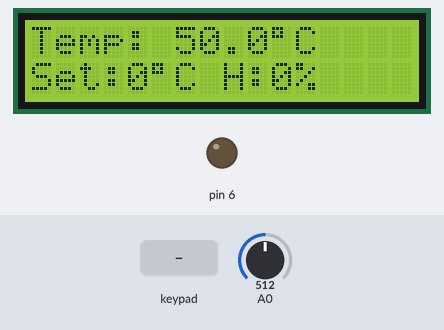
The sketch below on a simulated Arduino Uno, built with avr-gcc and run on an emulated ATmega328P. Shown: 16×2 character LCD, output pins drawn as LEDs (lit = HIGH). Wiring (inferred from the names in the program): 4×3 keypad with keys 1 2 3 4 5 6 7 8 9 R 0 S: rows pin 13, pin 10, pin 9, pin 8; columns A3, A2, A1. The inputs (shaded band) are chosen by the test bench; at power-on: A0 = 512. Pins used as bus, display or sensor lines are not drawn.

Above: at 2.2 s.
2.3 s: A0 set to 22
At 2.84 s:
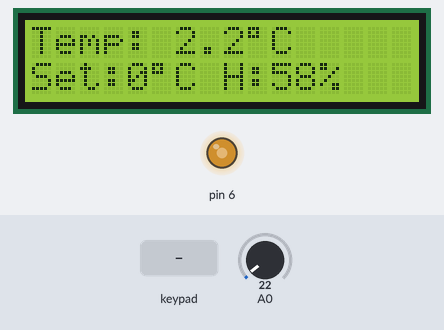
4.5 s: A0 set to 19
At 5.6 s:
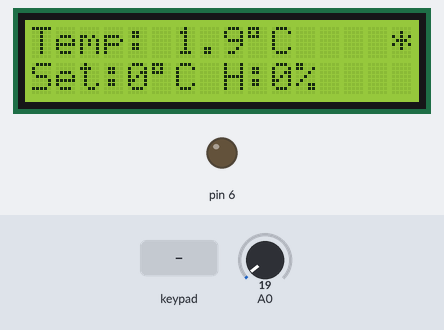
6.1 s: key 'S' pressed
At 7.1 s:
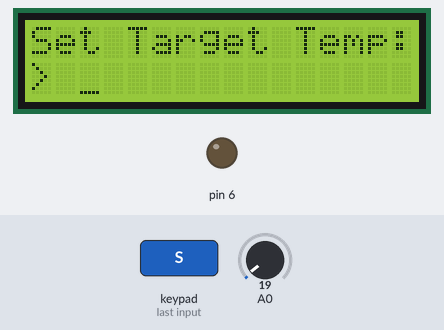
7.8 s: keypad keys 1 2 3 4 pressed 0.4 s apart
At 9.9 s:
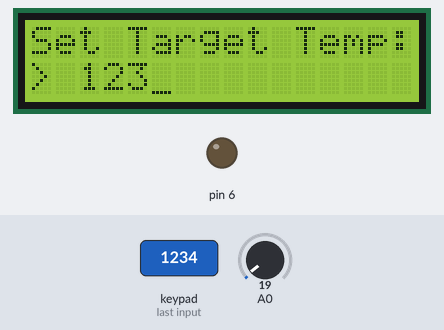
10.9 s: key 'R' pressed
At 11.9 s:
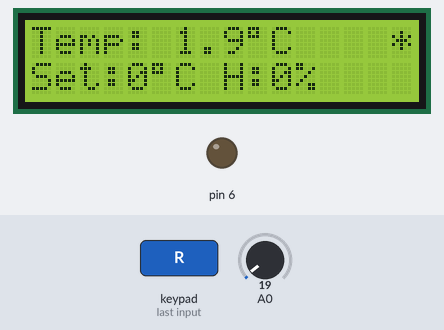
12.6 s: A0 set to 0
At 12.97 s:
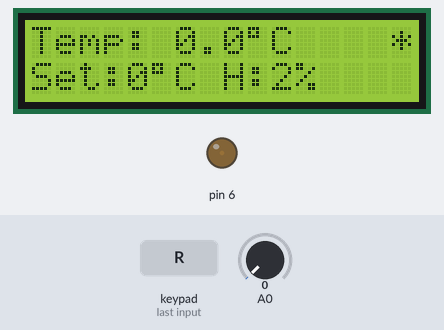
Timing chart, 0 to 15.6 s (numbered marks = the images above; inputs shaded):
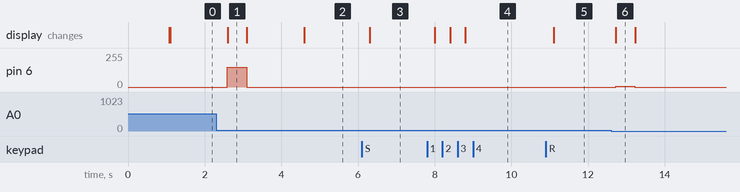

The sketch:

heater.ino
```cpp
#include <Arduino.h>
#include <LiquidCrystal.h>

#define TEMP_SENSOR A0
#define HEATER_PWM 6

#define KEYPAD_ROW1 13
#define KEYPAD_ROW2 10
#define KEYPAD_ROW3 9
#define KEYPAD_ROW4 8

#define KEYPAD_COL1 A3
#define KEYPAD_COL2 A2
#define KEYPAD_COL3 A1

LiquidCrystal lcd(12, 11, 5, 4, 3, 2);

class Keypad3x4 {
private:
  uint8_t rowPins[4] = {KEYPAD_ROW1, KEYPAD_ROW2, KEYPAD_ROW3, KEYPAD_ROW4};
  uint8_t colPins[3] = {KEYPAD_COL1, KEYPAD_COL2, KEYPAD_COL3};

  char keys[4][3] = {
    {'1', '2', '3'},
    {'4', '5', '6'},
    {'7', '8', '9'},
    {'R', '0', 'S'}
  };

public:
  void begin() {
    for (uint8_t i = 0; i < 4; i++) {
      pinMode(rowPins[i], OUTPUT);
      digitalWrite(rowPins[i], HIGH);
    }

    for (uint8_t i = 0; i < 3; i++) {
      pinMode(colPins[i], INPUT_PULLUP);
    }
  }

  char getKey() {
    for (uint8_t row = 0; row < 4; row++) {
      digitalWrite(rowPins[row], LOW);
      delayMicroseconds(10);

      for (uint8_t col = 0; col < 3; col++) {
        if (digitalRead(colPins[col]) == LOW) {
          digitalWrite(rowPins[row], HIGH);
          delay(200);
          return keys[row][col];
        }
      }

      digitalWrite(rowPins[row], HIGH);
    }

    return '\0';
  }
};

class TemperatureSensor {
private:
  uint8_t pin;
  float vref;

public:
  TemperatureSensor(uint8_t sensorPin, float referenceVoltage = 5.0)
    : pin(sensorPin), vref(referenceVoltage) {}

  void begin() {
    pinMode(pin, INPUT);
    analogReference(DEFAULT);
  }

  float readVoltage() {
    uint32_t sum = 0;
    for (int i = 0; i < 10; i++) {
      sum += analogRead(pin);
      delay(2);
    }
    uint16_t raw = sum / 10;
    return (raw / 1023.0) * vref;
  }

  float readTemperature() {
    float voltage = readVoltage();
    float temperature = voltage * 20.0;
    return constrain(temperature, 0, 150);
  }
};

class HeaterController {
private:
  uint8_t pwmPin;
  uint8_t currentDuty;

public:
  HeaterController(uint8_t pin) : pwmPin(pin), currentDuty(0) {}

  void begin() {
    pinMode(pwmPin, OUTPUT);
    analogWrite(pwmPin, 0);
  }

  void setPowerPercent(float percent) {
    percent = constrain(percent, 0.0, 100.0);
    currentDuty = (uint8_t)((percent / 100.0) * 255);
    analogWrite(pwmPin, currentDuty);
  }

  uint8_t getPowerPercent() const {
    return (uint8_t)((currentDuty / 255.0) * 100.0);
  }

  void off() {
    currentDuty = 0;
    analogWrite(pwmPin, 0);
  }
};

class PIDController {
private:
  float kp, ki, kd;
  float integral;
  float lastError;
  unsigned long lastTime;

public:
  PIDController(float p, float i, float d)
    : kp(p), ki(i), kd(d), integral(0), lastError(0), lastTime(0) {}

  float compute(float setpoint, float current) {
    unsigned long now = millis();
    float dt = (now - lastTime) / 1000.0;

    if (dt < 0.1) return 0;

    float error = setpoint - current;
    float P = kp * error;

    integral += error * dt;
    integral = constrain(integral, -100, 100);
    float I = ki * integral;

    float derivative = (error - lastError) / dt;
    float D = kd * derivative;

    lastError = error;
    lastTime = now;

    float output = P + I + D;
    return constrain(output, 0, 100);
  }

  void reset() {
    integral = 0;
    lastError = 0;
    lastTime = millis();
  }
};

TemperatureSensor tempSensor(TEMP_SENSOR);
HeaterController heater(HEATER_PWM);
Keypad3x4 keypad;
PIDController pid(5.0, 0.5, 1.0);

float setpoint = 0.0;
float currentTemp = 0.0;
uint8_t heaterPower = 0;
String inputBuffer = "";
bool settingTemp = false;

void setup() {

  tempSensor.begin();
  heater.begin();
  keypad.begin();
  lcd.begin(16, 2);

  lcd.clear();
  lcd.setCursor(0, 0);
  lcd.print("Initializing...");
  delay(1000);
  pid.reset();
  updateDisplay();

}

void loop() {
  static unsigned long lastControl = 0;
  static unsigned long lastDisplay = 0;

  if (millis() - lastControl >= 500) {
    lastControl = millis();
    currentTemp = tempSensor.readTemperature();
    heaterPower = (uint8_t) pid.compute(setpoint, currentTemp);
    heater.setPowerPercent(heaterPower);
  }

  if (millis() - lastDisplay >= 500) {
    lastDisplay = millis();
    if (!settingTemp) {
      updateDisplay();
    }
  }

  char key = keypad.getKey();
  if (key != '\0') {
    handleKey(key);
  }
}

void handleKey(char key) {

  if (key == 'S') {
    if (!settingTemp) {
      settingTemp = true;
      inputBuffer = "";
      lcd.clear();
      lcd.setCursor(0, 0);
      lcd.print("Set Target Temp:");
      lcd.setCursor(0, 1);
      lcd.print("> ");
      lcd.cursor();
    } else {
      if (inputBuffer.length() > 0) {
        float newSetpoint = inputBuffer.toFloat();
        if (newSetpoint >= 0 && newSetpoint <= 100) {
          setpoint = newSetpoint;
          pid.reset();
        }
      }
      settingTemp = false;
      inputBuffer = "";
      lcd.noCursor();
      updateDisplay();
    }
  }
  else if (key == 'R') {
    settingTemp = false;
    inputBuffer = "";
    heater.off();
    heaterPower = 0;
    pid.reset();
    lcd.noCursor();
    updateDisplay();
  }
  else if (key >= '0' && key <= '9') {
    if (settingTemp && inputBuffer.length() < 3) {
      inputBuffer += key;
      lcd.setCursor(2 + inputBuffer.length() - 1, 1);
      lcd.print(key);
    }
  }
}

void updateDisplay() {
  lcd.clear();

  lcd.setCursor(0, 0);
  lcd.print("Temp: ");
  lcd.print(currentTemp, 1);
  lcd.print((char)223);
  lcd.print("C");

  if (abs(currentTemp - setpoint) < 2.0) {
    lcd.setCursor(15, 0);
    lcd.print("*");
  }

  lcd.setCursor(0, 1);
  lcd.print("Set:");
  lcd.print(setpoint, 0);
  lcd.print((char)223);
  lcd.print("C ");

  lcd.print("H:");
  lcd.print(heaterPower);
  lcd.print("%");
}
```

Measured:
- the behaviour switches between 21 and 20 on A0 (found by bisection; images 1 and 2)
- after the input at 2.3 s, pin 6: 0/255 → 147/255 after 0.29 s, → 0/255 0.50 s later; the display: changes after 0.30 s (image 1)
- after the input at 4.5 s, the display: changes after 0.10 s (image 2)
- after the input at 6.1 s, the display: changes after 0.21 s (image 3)
- after the input at 7.8 s, the display: first changes after 0.20 s (image 4 shows a later state)
- after the input at 10.9 s, the display: changes after 0.21 s (image 5)
- after the input at 12.6 s, pin 6: 0/255 → 5/255 after 0.12 s, → 0/255 0.50 s later; the display: changes after 0.13 s (image 6)
